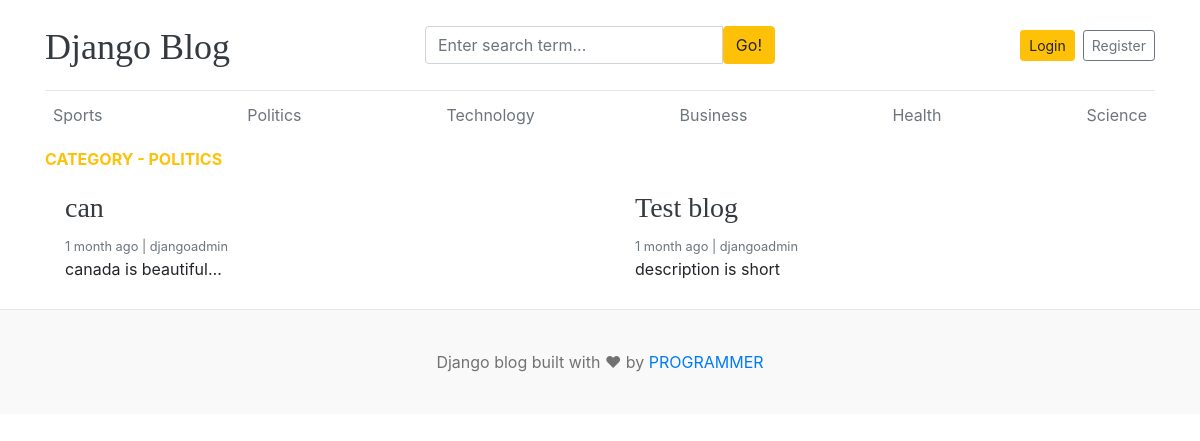
The page /category/2/ on the database as committed earlier.
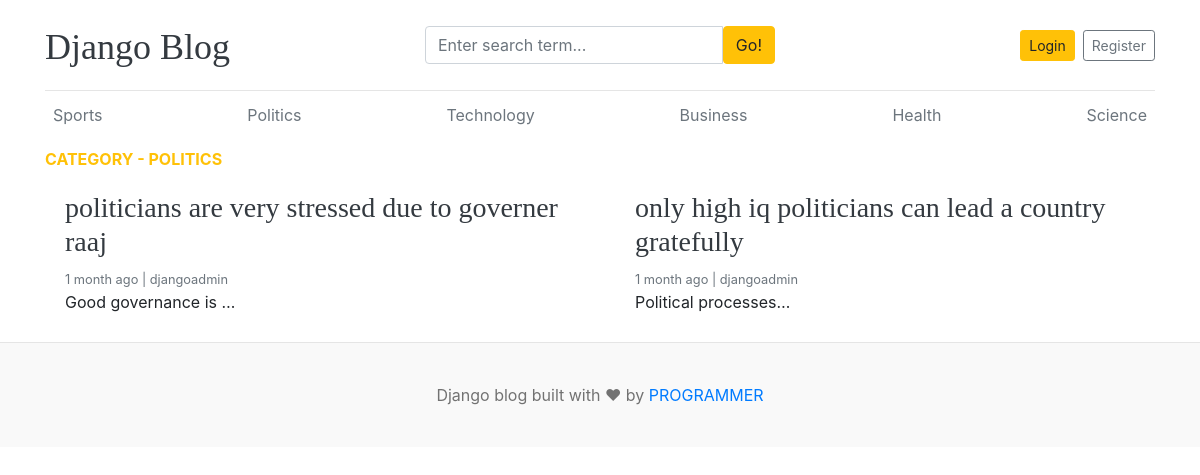
The same page on the database as committed later.
### blogs/models.py (models this page shows, shortened)
class Blog(models.Model):
    title = models.CharField(max_length=100)
    slug = models.SlugField(max_length=100, unique=True, blank=True)
    category = models.ForeignKey(Category, on_delete=models.CASCADE)
    author = models.ForeignKey(User, on_delete=models.CASCADE)
    featured_image = models.ImageField(upload_to='uploads/%Y/%m/%d/')
    short_description = models.TextField(max_length=500)
    blog_body = models.TextField(max_length=2000)
    status = models.CharField(choices=STATUS_CHOICES, default="draft", max_length=20)
    is_featured = models.BooleanField(default=False)
    created_at = models.DateTimeField(auto_now_add=True)
    updated_at = models.DateTimeField(auto_now=True)

### blogs/views.py (the view)
# urls.py: path('<int:category_id>/', views.posts_by_category,name='posts_by_category')
def posts_by_category(request, category_id):
    category = get_object_or_404(Category, pk=category_id)
    posts = Blog.objects.filter(
        status="published",
        category=category,
    ).order_by("-created_at")
    return render(
        request,
        "posts_by_category.html",
        {"category": category, "posts": posts}
    )

### blogs/context_processors.py (called while the page is built)
def get_cat(request):
    categories = Category.objects.all()
    return dict(categories=categories)

def get_social_links(request):
    social_links = SocialLink.objects.all()
    return dict(social_links=social_links)

### blogs/models.py (called while the page is built)
    def __str__(self):
        return self.category_name

### templates/posts_by_category.html
{% extends "base.html" %}
{% block content%}
      <div class="text-uppercase text-warning" style="font-weight: bold;">CATEGORY - {{ category }} </div>
      <div class="row mb-2">
        {% if posts %}
        {% for post in posts %}
        <div class="col-md-6">
          <div class="card border-0">
            <div class="card-body">
              <h3><a href="{% url 'blogs' post.slug %}" class="text-dark">{{ post.title }}</a></h3>
              <small class="mb-1 text-muted">{{ post.created_at|timesince}} ago | {{ post.author }}</small>
              <p class="card-text">
                  {{ post.short_description |truncatechars:20 }}
              </p>
            </div>
          </div>
        </div>
        {% endfor %}
        {%else%}
        <p>NO POSTS FOUNDS</p>
        {% endif %}
      </div>
    </div>
{% endblock %}

Rows that differ between the two databases and show on the page:
changed Blog: title "can" → "politicians are very stressed due to governer raaj"; short_description "canada is beautiful…" → "Good governance is …"
changed Blog: title "Test blog" → "only high iq politicians can lead a country gratefully"; short_description "description is short" → "Political processes…"
